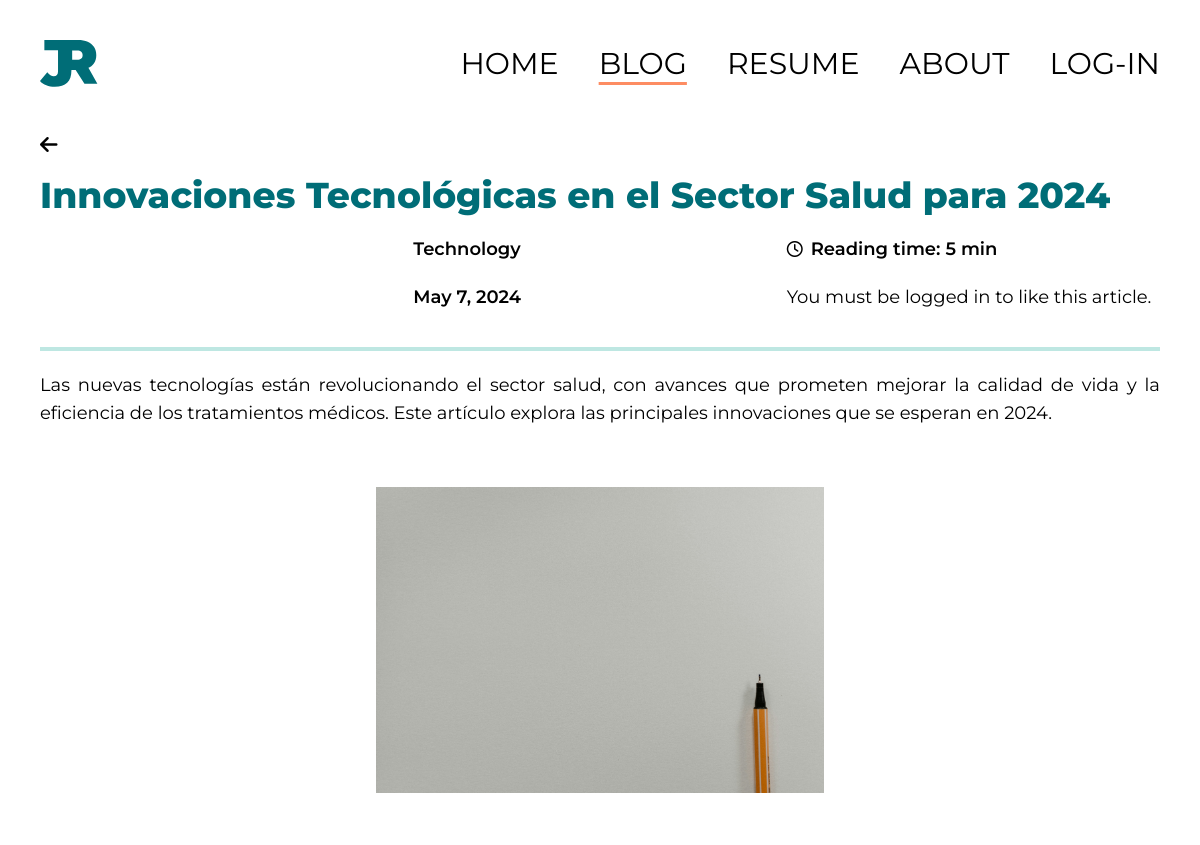
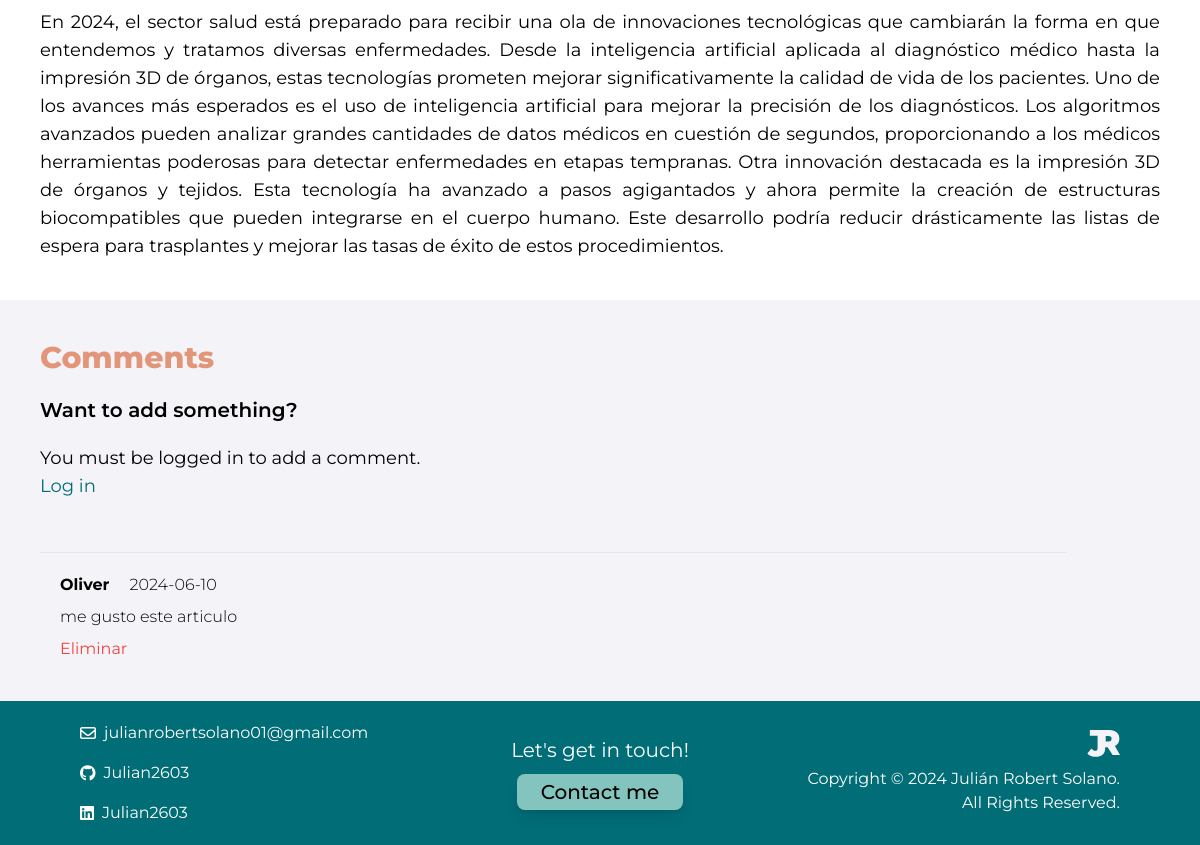
Before: /blog/article/1 with the older database file (2 pictures, top to bottom).
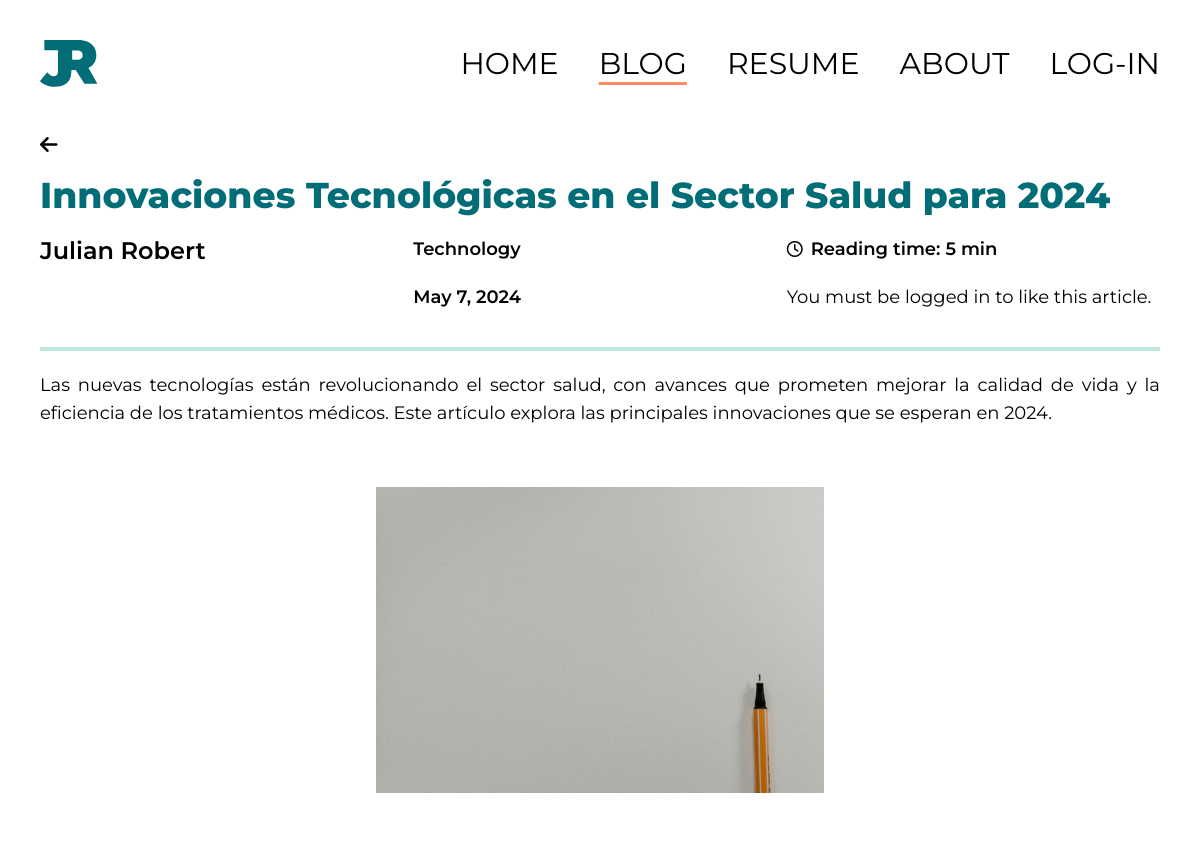
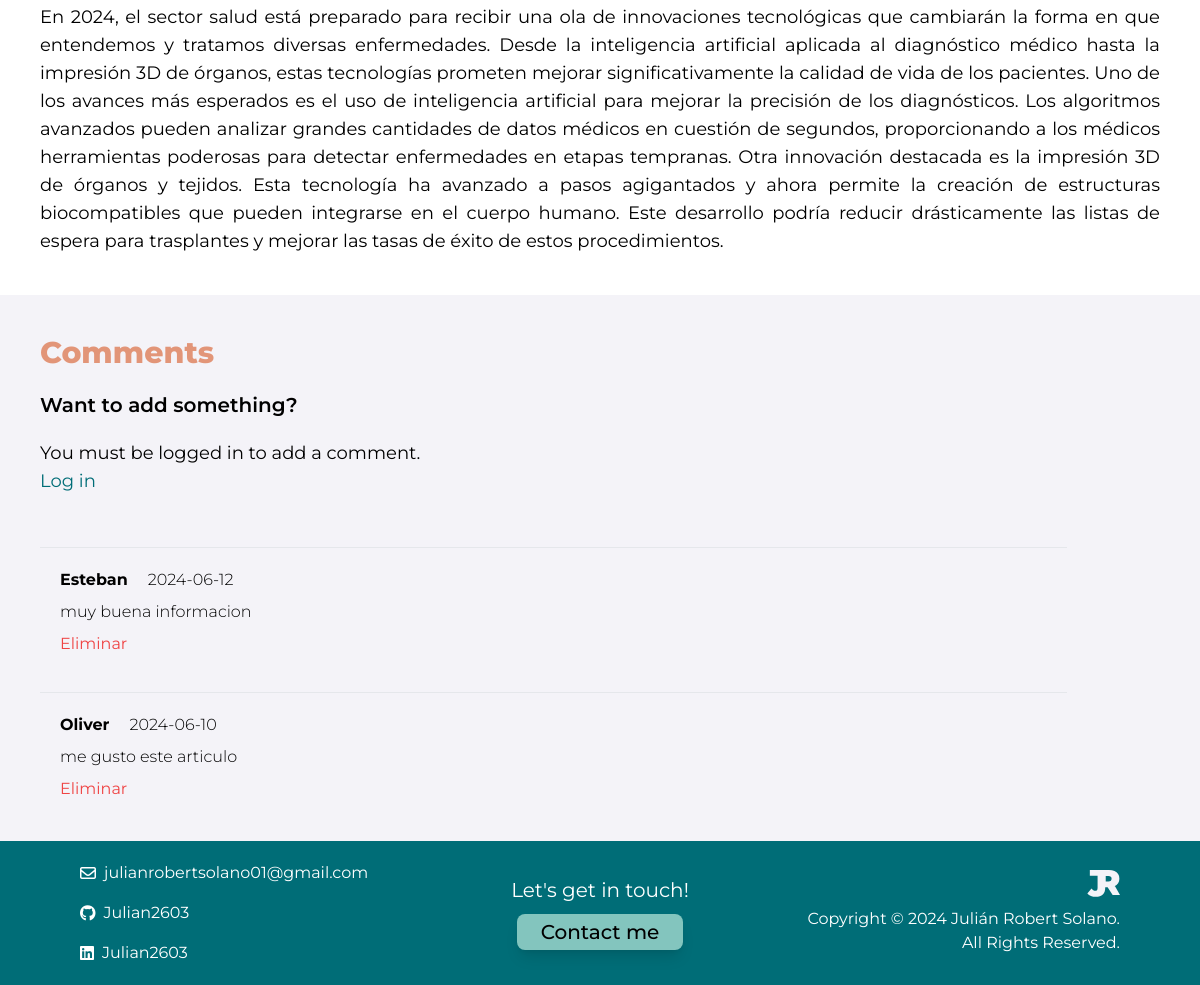
After: the same page with the newer database file (2 pictures, top to bottom).
### blog/models.py (models this page shows, shortened)
class Article(models.Model):
  title = models.CharField(max_length=255)
  author = models.ForeignKey(User, on_delete=models.CASCADE)
  category = models.CharField(max_length=255, default="Category")
  date = models.DateField(default=datetime.date.today)
  abstract = models.CharField(max_length=500, default='Abstract of the article')
  reading_time = models.IntegerField(default=5)
  likes = models.IntegerField(default=0)
  body = models.TextField()

class Comment(models.Model):
  name = models.CharField(max_length=255)
  article = models.ForeignKey(Article, on_delete=models.CASCADE)
  comment_date = models.DateField(default=datetime.date.today)
  comment_body = models.TextField()

### blog/views.py (the view)
# urls.py: path('article/<int:pk>', ArticleDetailView.as_view(), name="article"),
class ArticleDetailView(DetailView):
    model = Article
    template_name = 'article.html'
    def get_context_data(self, **kwargs):
        context = super().get_context_data(**kwargs)
        context['comments'] = Comment.objects.filter(article=self.object).order_by('-comment_date')
        context['form'] = CommentForm()
        return context

### blog/templates/article.html (shortened to what this page needs)
{% load socialaccount %}
{% load static tailwind_tags %}
<html lang="en" class="scroll-smooth">
  <head>
    {% load static %}
    {% tailwind_css %}
</head>
<body>
<div class="pt-10 pb-2 flex justify-between px-10 items-center">
  <div class="flex justify-start">
      <img src="{% static 'imgs/logo.svg' %}" alt="Logo">
  </div>
  <div class="hidden md:flex flex-row justify-center space-x-10">
      <a href="{% url 'home' %}" class="font-sans font-normal text-3xl transition duration-300 hover:text-[#FD8C62]">HOME</a>
      <a href="{% url 'blog' %}" class="font-sans font-normal text-3xl transition duration-300 decoration-[#FD8C62] underline underline-offset-8">BLOG</a>
      <a href="{% url 'resume' %}" class="font-sans font-normal text-3xl transition duration-300 hover:text-[#FD8C62]">RESUME</a>
      <a href="{% url 'about' %}" class="font-sans font-normal text-3xl transition duration-300 hover:text-[#FD8C62]">ABOUT</a>
      {% if user.is_authenticated %}
      <div class="relative">
        <button id="profile-btn" class="flex items-center space-x-2 focus:outline-none">
            <i class="fas fa-user-circle text-3xl"></i>
        </button>
        <div id="profile-menu" class="hidden absolute right-0 mt-2 w-auto bg-white border border-gray-200 rounded-lg shadow-lg">
            <div class="py-2 px-4">
                <p class="text-gray-900">{{ user.first_name }} {{ user.last_name }}</p>
                <p class="text-gray-500">{{ user.email }}</p>
            </div>
            <div class="py-2 border-t border-gray-200 hover:bg-gray-100">
                <a href="{% url 'account_logout' %}" class="block px-4 py-2 text-gray-700">Log out</a>
            </div>
        </div>
    </div>
      {% else %}
      <a href="{% provider_login_url 'google' %}?next=/" class="font-sans font-normal text-3xl transition duration-300 hover:text-[#FD8C62]">LOG-IN</a>
      {% endif %}
  </div>
</div>
  <section id="article">
    <div class="p-10 flex flex-col gap-5">
      <div class="flex justify-start align-center text-xl">
        <a href="{% url 'blog' %}"><i class="fa-solid fa-arrow-left"></i></a>
      </div>
      <h1 class="font-sans font-extrabold text-4xl text-[#006D77]">{{ article.title }}</h1>
      <div class="grid grid-cols-3">
        <div class="">
          <h2 class="font-sans font-semibold text-2xl text-black">{{ article.author.first_name }} {{ article.author.last_name }}</h2>
        </div>
        <div class="flex flex-col gap-5">
          <h2 class="font-sans font-semibold text-lg text-black"> {{ article.category }} </h2>
          <h2 class="font-sans font-semibold text-lg text-black"> {{ article.date }} </h2>
        </div>
        <div class="flex flex-col gap-5">
          <div class="flex flex-row gap-2 justify-start align-center items-center">
            <i class="fa-regular fa-clock"></i>
            <h2 class="font-sans font-semibold text-lg text-black"> Reading time: {{ article.reading_time }} min</h2>
          </div>
          {% if user.is_authenticated %}
            <button id="like-button" class="flex flex-row gap-2 justify-start align-center items-center focus:outline-none" data-article-id="{{ article.id }}">
              <i id="like-icon" class="fa-regular fa-heart"></i>
              <h2 id="like-count" class="font-sans font-normal text-lg text-black">{{ article.likes }} likes</h2>
            </button>
          {% else %}
            <p class="font-sans font-normal text-lg text-black">You must be logged in to like this article.</p>
          {% endif %}
        </div>
      </div>
      <hr class="flex justify-center align-center items-center border-2 roundes-full border-[#BEE7E2] w-full mt-4">
      <div class="flex flex-col text-justify">
        <p class="font-sans font-regular text-lg text-black"> {{ article.abstract }} </p>
      </div>
      <div class="flex justify-center my-10">
        <img class="flex items-center w-2/5" src="{% static 'imgs/placeholder.jpg' %}" alt="">
      </div>
      <div class="text-justify">
        <p class="font-sans font-regular text-lg text-black"> {{ article.body }}</p>
      </div>
    </div>
  </section>
 <section id="comments">
  <div class="flex flex-col gap-5 p-10 bg-[F4F3F8]">
    <h2 class="font-sans font-extrabold text-3xl text-[#E29578]">Comments</h2>
    <div class="flex flex-col justify-start items-start gap-5">
      <h2 class="font-sans font-semibold text-xl text-black">Want to add something?</h2>
      <div class="w-11/12 mb-4">
        {% if user.is_authenticated %}
          <form id="commentForm" method="POST" action="{% url 'add-comment' %}">
            {% csrf_token %}
            <div class="grid xl:grid-cols-4 xl:gap-6">
              <div class="relative z-0 mb-6 w-full group">
                <input type="tel" name="name" id="floating_name" class="block py-2.5 px-0 w-full text-sm text-black bg-transparent border-0 border-b-2 border-gray-500 appearance-none focus:outline-none focus:ring-0 focus:border-[#006D77] peer" placeholder=" " required />
                <label for="floating_name" class="absolute text-sm text-gray-500 duration-300 transform -translate-y-6 scale-75 top-3 -z-10 origin-[0] peer-focus:left-0 peer-focus:text-[#006D77] peer-placeholder-shown:scale-100 peer-placeholder-shown:translate-y-0 peer-focus:scale-75 peer-focus:-translate-y-6">Name</label>
              </div>
              <div class="col-span-2 relative z-0 mb-6 w-full group ">
                <input type="text" name="comment_body" id="floating_comment" class="block py-2.5 px-0 w-full text-sm text-black bg-transparent border-0 border-b-2 border-gray-500 appearance-none focus:outline-none focus:ring-0 focus:border-[#006D77] peer" placeholder=" " required />
                <label for="floating_comment" class="absolute text-sm text-gray-500 duration-300 transform -translate-y-6 scale-75 top-3 -z-10 origin-[0] peer-focus:left-0 peer-focus:text-[#006D77] peer-placeholder-shown:scale-100 peer-placeholder-shown:translate-y-0 peer-focus:scale-75 peer-focus:-translate-y-6">Write a comment</label>
              </div>
              <div class="">
                <button type="submit" class="text-white bg-[#006D77] transition duration-300 shadow-lg hover:bg-[#83C5BE]/70 hover:text-gray-700 focus:ring-4 focus:ring-blue-300 font-medium rounded-lg text-base w-full sm:w-auto px-5 py-2.5 text-center">Add comment</button>
              </div>
            </div>
            <input type="hidden" name="article_id" value="{{ article.id }}">
          </form>
        {% else %}
          <p class="font-sans font-normal text-lg text-black">You must be logged in to add a comment.</p>
          <a href="{% url 'login' %}" class="font-sans font-normal text-lg text-[#006D77] hover:underline">Log in</a>
        {% endif %}
      </div>
    </div>
    {% for comment in comments %}
    <hr class="border-gray-200 w-11/12 mt-4">
    <div class="flex items-start flex-col gap-2 px-5" id="comment-{{ comment.id }}">
      <div class="flex justify-center align-center items-center flex-row gap-5">
        <p class="font-sans font-bold text-base text-black">{{ comment.name }}</p>
        <p class="font-sans font-light text-base text-black">{{ comment.comment_date|date:"Y-m-d" }}</p>
      </div>
      <div class="flex justify-center align-center items-center flex-row gap-5">
        <p class="font-sans font-light text-base text-black">{{ comment.comment_body }}</p>
      </div>
      <button type="button" class="text-red-500 delete-comment-button" data-comment-id="{{ comment.id }}">Eliminar</button>
    </div>
    {% endfor %}
  </div>
</section>
   <div class="p-5 px-20 bg-[#006D77] grid grid-cols-1 md:grid-cols-3 gap-7 shrink-0">
    <div class="flex flex-col items-center md:items-start gap-4">
        <div class="flex items-center space-x-2">
            <i class="fa-regular fa-envelope text-white"></i>
            <a class="font-sans font-normal text-s text-white" href="mailto:julian.robertsolano@ucr.ac.cr">julianrobertsolano01@gmail.com</a>
        </div>
        <div class="flex items-center space-x-2">
            <i class="fa-brands fa-github text-white"></i>
            <a class="font-sans font-normal text-s text-white" href="https://github.com/">Julian2603</a>
        </div>
        <div class="flex items-center space-x-2">
            <i class="fa-brands fa-linkedin text-white"></i>
            <a class="font-sans font-normal text-s text-white" href="https://www.linkedin.com/">Julian2603</a>
        </div>
    </div>
    <div class="flex flex-col items-center justify-center gap-2.5">
        <p class="font-sans font-normal text-xl text-white text-center">Let's get in touch!</p>
        <a href="{% url 'contact' %}" class="bg-[#83C5BE] transition duration-300 hover:bg-[#83C5BE]/70 p-1 px-6 rounded-lg font-sans font-medium text-xl text-black shadow-lg">Contact me</a>
    </div>
    <div class="flex flex-col items-center md:items-end gap-1.5">
        <div class="flex justify-center md:justify-end">
            <img class="h-10" src="{% static 'imgs/logo-white.svg' %}">
        </div>
        <div class="text-center md:text-right">
            <p class="font-sans font-normal text-s text-white">Copyright &#169; 2024 Julián Robert Solano. All Rights Reserved.</p>
        </div>
    </div>
</div>
</body>
</html>

Changed rows visible on the page:
changed Article "Technology": author.first_name (not shown) → "Julian"; author.last_name (not shown) → "Robert"
added Comment: name "Esteban", comment_date "2024-06-12", comment_body "muy buena informacion"
